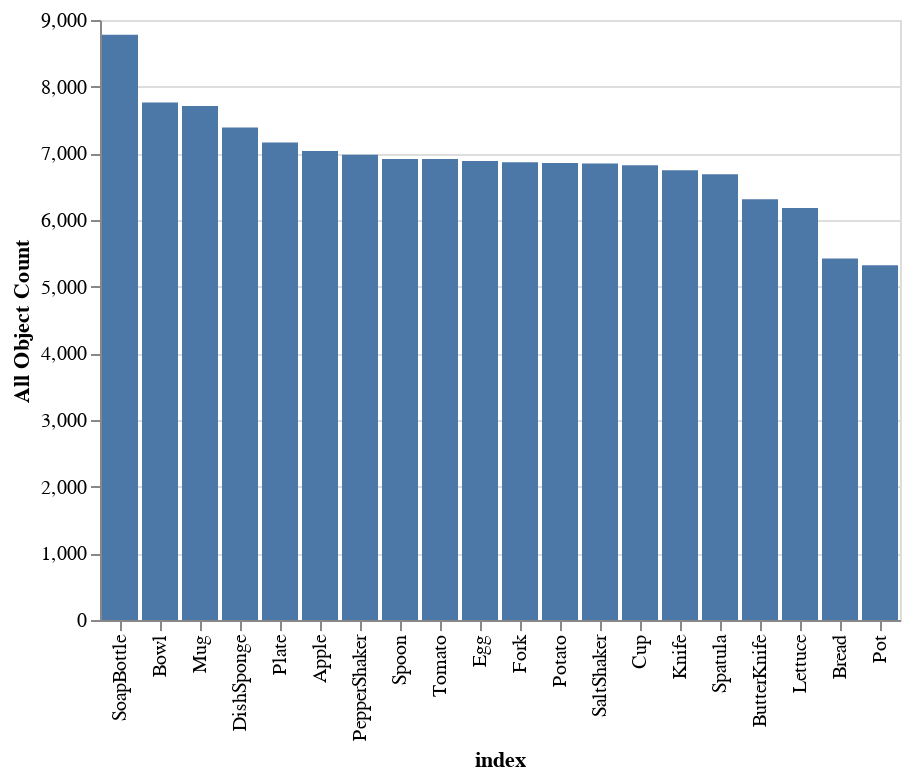

Notebook code for this chart:
### Code cell
sorted_all_obj_df = pd.DataFrame.from_dict(all_obj_count, orient = "index", columns = ["All Object Count"]).sort_values("All Object Count",ascending=False).reset_index()

alt.Chart(sorted_all_obj_df[:20]).mark_bar().encode(
    x=alt.X('index:N', sort=alt.EncodingSortField(field="All Object Count", op="count", order='ascending')),
    y='All Object Count'
)

### Figure 1 — Vega-Lite specification as saved in the notebook (floating-point values rounded to 4 significant figures)
{"config": {"view": {"continuousWidth": 400, "continuousHeight": 300}}, "data": {"name": "data-6bbf54380c3599c7b3ef63c166b3c863"}, "mark": "bar", "encoding": {"x": {"type": "nominal", "field": "index", "sort": {"field": "All Object Count", "op": "count", "order": "ascending"}}, "y": {"type": "quantitative", "field": "All Object Count"}}, "$schema": "https://vega.github.io/schema/vega-lite/v4.8.1.json", "datasets": {"data-6bbf54380c3599c7b3ef63c166b3c863": [{"index": "SoapBottle", "All Object Count": 8777}, {"index": "Bowl", "All Object Count": 7761}, {"index": "Mug", "All Object Count": 7710}, {"index": "DishSponge", "All Object Count": 7388}, {"index": "Plate", "All Object Count": 7162}, {"index": "Apple", "All Object Count": 7035}, {"index": "PepperShaker", "All Object Count": 6978}, {"index": "Spoon", "All Object Count": 6916}, {"index": "Tomato", "All Object Count": 6916}, {"index": "Egg", "All Object Count": 6885}, {"index": "Fork", "All Object Count": 6866}, {"index": "Potato", "All Object Count": 6856}, {"index": "SaltShaker", "All Object Count": 6848}, {"index": "Cup", "All Object Count": 6820}, {"index": "Knife", "All Object Count": 6748}, {"index": "Spatula", "All Object Count": 6688}, {"index": "ButterKnife", "All Object Count": 6311}, {"index": "Lettuce", "All Object Count": 6179}, {"index": "Bread", "All Object Count": 5423}, {"index": "Pot", "All Object Count": 5321}]}}
